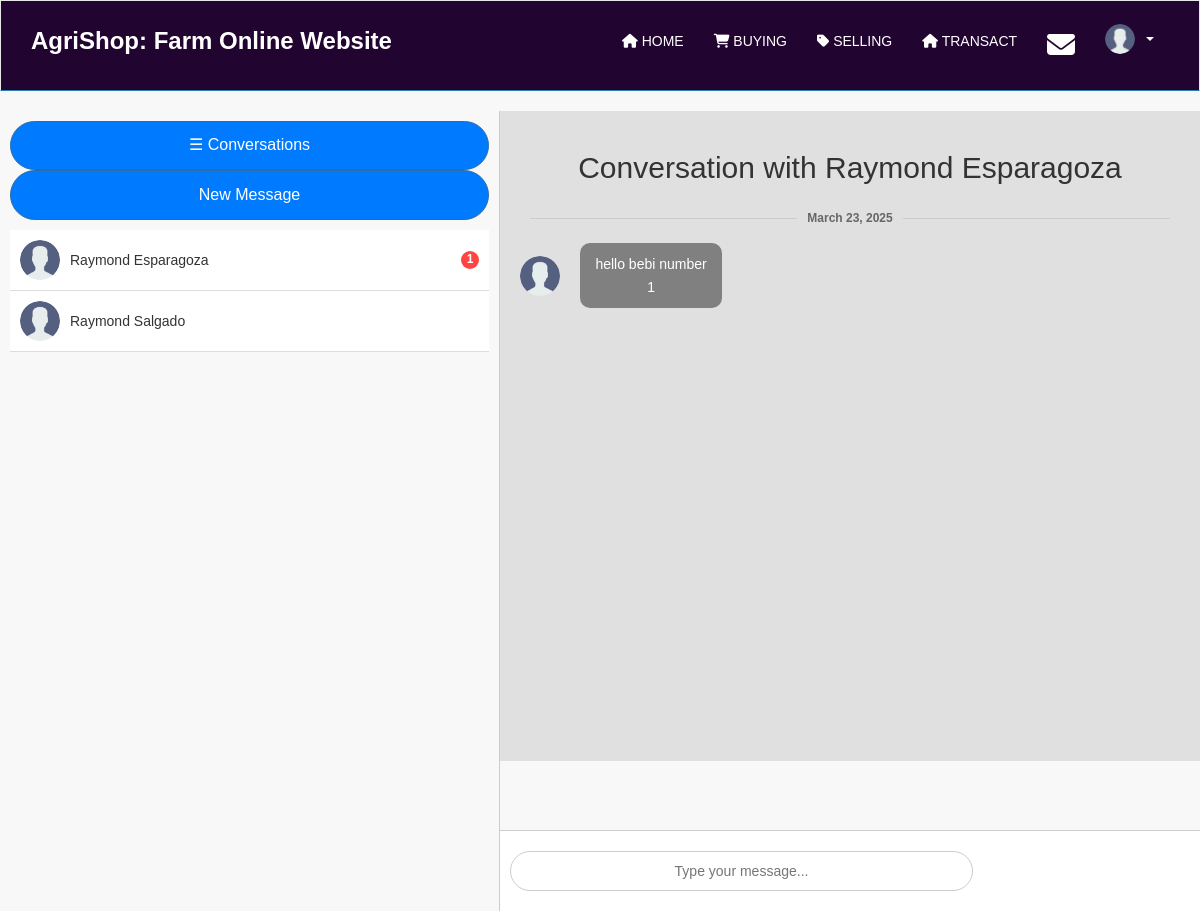
The page /message.php?user=Raymond+Esparagoza (signed in) on the database its author committed.
### tables this page shows
CREATE TABLE `messages` (
  `id` int(11) NOT NULL,
  `sender` varchar(255) NOT NULL,
  `receiver` varchar(255) NOT NULL,
  `message` text NOT NULL,
  `timestamp` timestamp NOT NULL DEFAULT current_timestamp(),
  `is_read` tinyint(1) DEFAULT 0
);

CREATE TABLE `users` (
  `id` int(11) NOT NULL,
  `username` varchar(255) NOT NULL,
  `fullname` varchar(255) NOT NULL,
  `password` varchar(255) NOT NULL,
  `img` varchar(255) NOT NULL DEFAULT 'uploads/default.png',
  `status` varchar(255) NOT NULL DEFAULT 'active',
  `created_at` timestamp NOT NULL DEFAULT current_timestamp(),
  `profile_image` varchar(255) NOT NULL DEFAULT 'uploads/default.png',
  `role` enum('admin','user') DEFAULT 'user',
  `is_admin` tinyint(1) DEFAULT 0
);

### functions.php (called while the page is built, shortened)
<?php
function getConversations($conn, $activeUser) {
    $sql = "SELECT u.fullname, u.profile_image,
                   (SELECT COUNT(*) FROM messages
                    WHERE messages.sender = u.fullname
                      AND messages.receiver = ?
                      AND messages.is_read = 0) AS unread_count
            FROM users u
            JOIN messages m ON u.fullname = m.sender OR u.fullname = m.receiver
            WHERE m.sender = ? OR m.receiver = ?
            GROUP BY u.fullname";
    $stmt = $conn->prepare($sql);
    $stmt->bind_param("sss", $activeUser, $activeUser, $activeUser);
    $stmt->execute();
    $result = $stmt->get_result();
    $conversations = [];
    while ($row = $result->fetch_assoc()) {
        $conversations[] = [
            'fullname' => $row['fullname'],
            'profile_image' => !empty($row['profile_image']) ? $row['profile_image'] : 'uploads/default.png',
            'unread_count' => $row['unread_count']
        ];
    }
    return $conversations;
}
?>

### message.php (the view, shortened to what this page needs)
<?php
include_once 'functions.php';
$servername = "localhost";
$username = "root";
$password = "";
$dbname = "agrishop";
$conn = new mysqli($servername, $username, $password, $dbname);
$activeUser = $_SESSION['fullname'];
$conversations = getConversations($conn, $activeUser);
function getMessages($conn, $user1, $user2) {
    $sql = "SELECT messages.*, users.profile_image
                FROM messages
                JOIN users ON messages.sender = users.fullname
                WHERE (messages.sender = ? AND messages.receiver = ?)
                    OR (messages.sender = ? AND messages.receiver = ?)
                ORDER BY messages.timestamp ASC";
    $stmt = $conn->prepare($sql);
    $stmt->bind_param("ssss", $user1, $user2, $user2, $user1);
    $stmt->execute();
    $result = $stmt->get_result();
    $messages = [];
    while ($row = $result->fetch_assoc()) {
        $messages[] = $row;
    }
    return $messages;
}
$receiverToMessage = isset($_GET['user']) ? $_GET['user'] : null;
$messages = [];
if ($receiverToMessage) {
    $messages = getMessages($conn, $activeUser, $receiverToMessage);
}
$conversations = getConversations($conn, $activeUser);
$default_image = 'uploads/default.png';
$profile_image = !empty($user_data['profile_image']) ? htmlspecialchars($user_data['profile_image']) : $default_image;
?>
<!DOCTYPE html>
<html lang="en">
<head>
    <link rel="stylesheet" href="https://maxcdn.bootstrapcdn.com/bootstrap/3.3.5/css/bootstrap.min.css">
    <link rel="stylesheet" href="https://maxcdn.bootstrapcdn.com/font-awesome/4.5.0/css/font-awesome.min.css">
    <link rel="stylesheet" href="https://cdnjs.cloudflare.com/ajax/libs/font-awesome/6.5.0/css/all.min.css">
    <link rel="stylesheet" href="css/style.css">
    <link rel="stylesheet" href="css/stylemessage.css">
</head>
<body>
<nav class="navbar navbar-default">
    <div class="container-fluid">
        <div class="navbar-header">
            <a href="index.php" class="navbar-brand">AgriShop: Farm Online Website</a>
        </div>
        <div class="collapse navbar-collapse" id="navbar-collapse">
            <ul class="nav navbar-nav navbar-right">
                <li><a href="srp.php"><i class="fas fa-home"></i> HOME</a></li>
                <li><a href="buying.php"><i class="fas fa-shopping-cart"></i> BUYING</a></li>
                <li><a href="selling.php"><i class="fas fa-tag"></i> SELLING</a></li>
                <li><a href="mainhome.php"><i class="fas fa-home"></i> TRANSACT</a></li>
                <li><a href="message.php"><i class="fas fa-envelope fa-2x"></i></a></li>
                <li class="dropdown">
                    <a href="#" class="dropdown-toggle" data-toggle="dropdown" role="button" aria-haspopup="true" aria-expanded="false">
                        <img src="<?php echo $profile_image; ?>" alt="Profile" class="profile-pic-nav"> <span class="caret"></span>
                    </a>
                </li>
            </ul>
        </div>
    </div>
</nav>
 <div class="messenger-container" >
<div class="conversations">
    <button id="newMessageBtn" class="btn btn-primary btn-sm" style="margin-bottom: 10px;">New Message</button>
    <?php foreach ($conversations as $conversation): ?>
        <div class="conversation-item" onclick="window.location.href='message.php?user=<?php echo urlencode($conversation['fullname']); ?>'">
            <img src="<?php echo htmlspecialchars($conversation['profile_image']); ?>" class="profile-pic">
            <p><?php echo htmlspecialchars($conversation['fullname']); ?></p>
            <?php if ($conversation['unread_count'] > 0): ?>
                <span class="unread-badge"><?php echo $conversation['unread_count']; ?></span>
            <?php endif; ?>
        </div>
    <?php endforeach; ?>
    </div>
 <div class="messages">
    <?php if ($receiverToMessage): ?>
        <h2>Conversation with <?php echo htmlspecialchars($receiverToMessage); ?></h2>
        <?php if (!empty($messages)): ?>
            <?php
            $lastDate = null;
            foreach ($messages as $message):
                $messageDate = date('F j, Y', strtotime($message['timestamp']));
                if ($messageDate !== $lastDate): ?>
                    <div class="timestamp-divider"><?php echo $messageDate; ?></div>
                    <?php $lastDate = $messageDate; ?>
                <?php endif; ?>
                <div class="message <?php echo ($message['sender'] == $activeUser) ? 'sent' : 'received'; ?>">
                    <?php if ($message['sender'] != $activeUser): ?>
                        <img src="<?php echo htmlspecialchars($message['profile_image']); ?>" class="profile-pic">
                    <?php endif; ?>
                    <div class="message-content">
                        <span><?php echo htmlspecialchars($message['message']); ?></span>
                    </div>
                </div>
            <?php endforeach; ?>
        <?php else: ?>
            <p>No messages yet.</p>
        <?php endif; ?>
    <?php endif; ?>
</div>
<div class="message-input-container">
    <form method="post" class="message-input-area">
        <input type="text" name="message" class="message-input" placeholder="Type your message..." required>
        <button type="submit" name="send_message" class="btn btn-primary"> <i class="fas fa-paper-plane"></i></button>
    </form>
</div>
</body>
</html>

### css/style.css (style rules this page uses)
* { margin: 0; padding: 0; box-sizing: border-box; font-family: Arial, sans-serif; }
body { line-height: 1.6; color: #000000; background-color: #d9a6a6; text-align: center; }
.navbar { background: #ddd; padding: 15px; text-align: right; }
input { width: 90%; padding: 10px; margin: 10px 0; border: 1px solid #ccc; border-radius: 5px; text-align: center; }
button { width: 100%; padding: 10px; background-color: #007bff; color: white; border: none; border-radius: 5px; cursor: pointer; }
* { margin: 0; padding: 0; box-sizing: border-box; font-family: 'Poppins', sans-serif; }
body { background: #f8f8f8; color: #333; text-align: center; }
.navbar { background: #220430; padding: 15px; border-radius: 0; position: sticky; top: 0; z-index: 100; }
.navbar-brand { color: white !important; font-weight: bold; }
.navbar-nav > li > a { color: white !important; }
input, select, textarea { width: 100%; padding: 10px; margin: 10px 0; border: 1px solid #ccc; border-radius: 5px; }
button { width: 100%; padding: 10px; background: #3498db; color: white; border: none; border-radius: 5px; cursor: pointer; font-size: 16px; }
.profile-pic { width: 50px; height: 50px; border-radius: 50%; object-fit: cover; }
.profile-pic { width: 40px; height: 40px; border-radius: 50%; object-fit: cover; }
.unread-badge { background-color: #ff4444; color: white; border-radius: 50%; width: 18px; height: 18px; font-size: 12px; font-weight: bold; display: flex; align-items: center; justify-content: center; text-align: center; }
.dropdown-toggle::after { content: none; }
.navbar-nav > li > .dropdown-toggle { padding-right: 15px; padding-left: 15px; padding-top: 8px; padding-bottom: 8px; }
.profile-pic-nav { width: 30px; height: 30px; border-radius: 50%; object-fit: cover; margin-right: 5px; vertical-align: middle; }
.btn-primary { background-color: #007bff; color: white; border-radius: 25px; padding: 12px 24px; font-size: 16px; }

### message.php (style rules this page uses)
.dropdown-toggle::after { content: none; }
.navbar-nav > li > .dropdown-toggle { padding-right: 15px; padding-left: 15px; padding-top: 8px; padding-bottom: 8px; }
.profile-pic-nav { width: 30px; height: 30px; border-radius: 50%; object-fit: cover; margin-right: 5px; vertical-align: middle; }

### rows shown on the page
messages: timestamp "March 23, 2025", users.profile_image (placeholder picture), message "hello bebi number 1"

### other values the page prints
$conversation['fullname'] "Raymond Esparagoza"
$conversation['unread_count'] "1"
$conversation['fullname'] "Raymond Salgado"
$receiverToMessage "Raymond Esparagoza"
